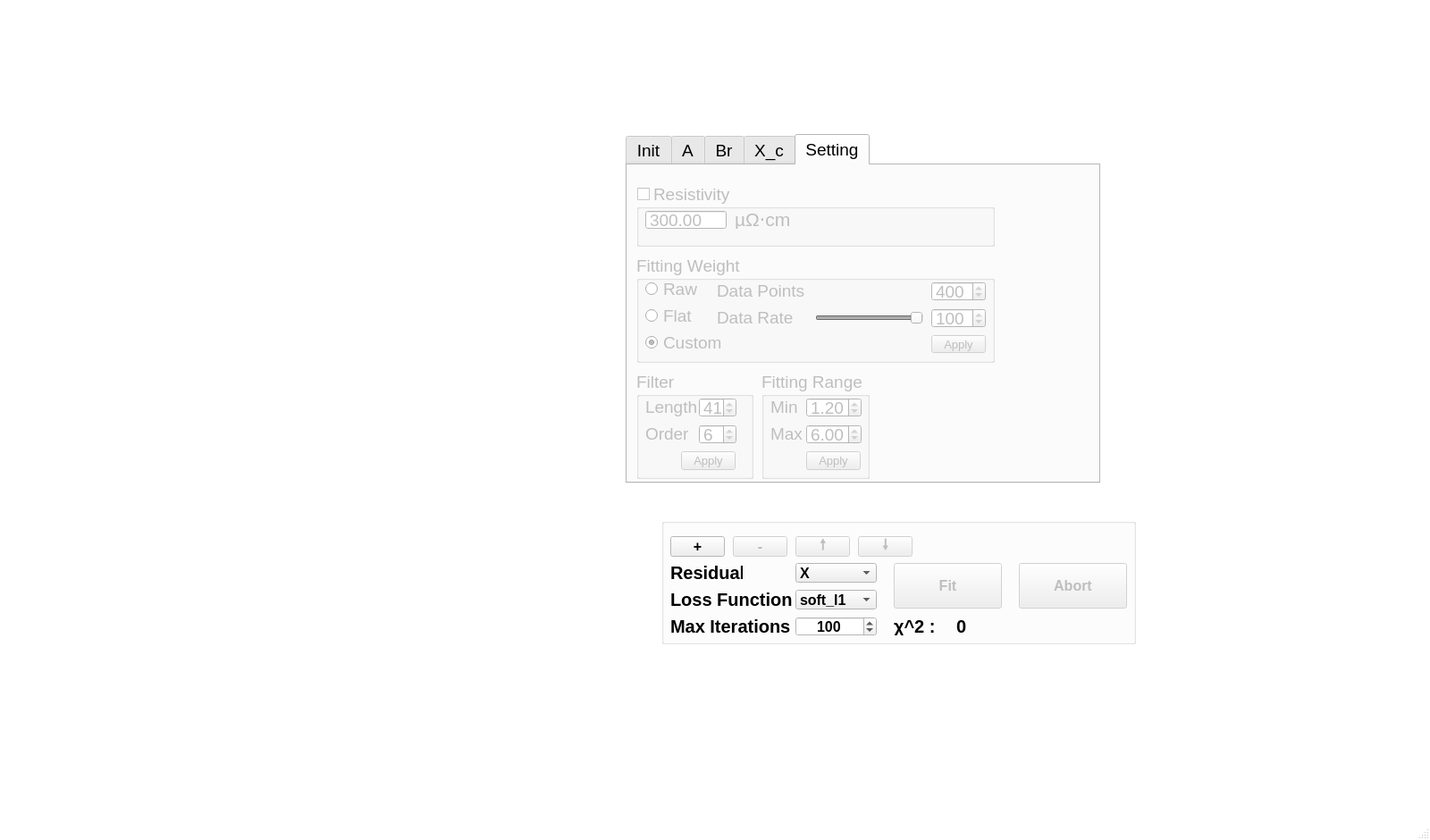
<?xml version="1.0" encoding="UTF-8"?>
<ui version="4.0">
 <class>MainWindow</class>
 <widget class="QMainWindow" name="MainWindow">
  <property name="geometry">
   <rect>
    <x>0</x>
    <y>0</y>
    <width>1600</width>
    <height>940</height>
   </rect>
  </property>
  <property name="palette">
   <palette>
    <active>
     <colorrole role="Base">
      <brush brushstyle="SolidPattern">
       <color alpha="255">
        <red>255</red>
        <green>255</green>
        <blue>255</blue>
       </color>
      </brush>
     </colorrole>
     <colorrole role="Window">
      <brush brushstyle="SolidPattern">
       <color alpha="255">
        <red>255</red>
        <green>255</green>
        <blue>255</blue>
       </color>
      </brush>
     </colorrole>
    </active>
    <inactive>
     <colorrole role="Base">
      <brush brushstyle="SolidPattern">
       <color alpha="255">
        <red>255</red>
        <green>255</green>
        <blue>255</blue>
       </color>
      </brush>
     </colorrole>
     <colorrole role="Window">
      <brush brushstyle="SolidPattern">
       <color alpha="255">
        <red>255</red>
        <green>255</green>
        <blue>255</blue>
       </color>
      </brush>
     </colorrole>
    </inactive>
    <disabled>
     <colorrole role="Base">
      <brush brushstyle="SolidPattern">
       <color alpha="255">
        <red>255</red>
        <green>255</green>
        <blue>255</blue>
       </color>
      </brush>
     </colorrole>
     <colorrole role="Window">
      <brush brushstyle="SolidPattern">
       <color alpha="255">
        <red>255</red>
        <green>255</green>
        <blue>255</blue>
       </color>
      </brush>
     </colorrole>
    </disabled>
   </palette>
  </property>
  <property name="windowTitle">
   <string>MainWindow</string>
  </property>
  <widget class="QWidget" name="Back">
   <widget class="QWidget" name="horizontalLayoutWidget">
    <property name="geometry">
     <rect>
      <x>20</x>
      <y>10</y>
      <width>441</width>
      <height>545</height>
     </rect>
    </property>
    <layout class="QHBoxLayout" name="Layout">
     <item>
      <layout class="QVBoxLayout" name="verticalLayout">
       <item>
        <layout class="QVBoxLayout" name="Graph">
         <property name="spacing">
          <number>0</number>
         </property>
         <item>
          <spacer name="horizontalSpacer">
           <property name="orientation">
            <enum>Qt::Horizontal</enum>
           </property>
           <property name="sizeHint" stdset="0">
            <size>
             <width>2000</width>
             <height>0</height>
            </size>
           </property>
          </spacer>
         </item>
        </layout>
       </item>
       <item>
        <layout class="QVBoxLayout" name="Residual_Graph">
         <property name="spacing">
          <number>0</number>
         </property>
         <property name="sizeConstraint">
          <enum>QLayout::SetDefaultConstraint</enum>
         </property>
        </layout>
       </item>
      </layout>
     </item>
     <item>
      <layout class="QVBoxLayout" name="verticalLayout_2">
       <item>
        <layout class="QVBoxLayout" name="Parameter">
         <property name="spacing">
          <number>0</number>
         </property>
         <property name="sizeConstraint">
          <enum>QLayout::SetMaximumSize</enum>
         </property>
        </layout>
       </item>
       <item>
        <layout class="QVBoxLayout" name="Progress_Graph">
         <property name="spacing">
          <number>0</number>
         </property>
        </layout>
       </item>
      </layout>
     </item>
    </layout>
   </widget>
   <widget class="QGroupBox" name="Fitting_Box">
    <property name="geometry">
     <rect>
      <x>740</x>
      <y>580</y>
      <width>531</width>
      <height>141</height>
     </rect>
    </property>
    <property name="minimumSize">
     <size>
      <width>531</width>
      <height>141</height>
     </size>
    </property>
    <property name="font">
     <font>
      <pointsize>12</pointsize>
      <weight>75</weight>
      <bold>true</bold>
     </font>
    </property>
    <property name="title">
     <string/>
    </property>
    <widget class="QLabel" name="label_2">
     <property name="geometry">
      <rect>
       <x>10</x>
       <y>80</y>
       <width>141</width>
       <height>21</height>
      </rect>
     </property>
     <property name="font">
      <font>
       <pointsize>15</pointsize>
       <weight>75</weight>
       <bold>true</bold>
      </font>
     </property>
     <property name="text">
      <string>Loss Function</string>
     </property>
    </widget>
    <widget class="QPushButton" name="Fit_button">
     <property name="enabled">
      <bool>false</bool>
     </property>
     <property name="geometry">
      <rect>
       <x>260</x>
       <y>50</y>
       <width>121</width>
       <height>51</height>
      </rect>
     </property>
     <property name="font">
      <font>
       <pointsize>12</pointsize>
       <weight>75</weight>
       <bold>true</bold>
      </font>
     </property>
     <property name="text">
      <string>Fit</string>
     </property>
    </widget>
    <widget class="QSpinBox" name="Iterations">
     <property name="geometry">
      <rect>
       <x>150</x>
       <y>110</y>
       <width>91</width>
       <height>22</height>
      </rect>
     </property>
     <property name="font">
      <font>
       <pointsize>12</pointsize>
       <weight>75</weight>
       <bold>true</bold>
      </font>
     </property>
     <property name="alignment">
      <set>Qt::AlignCenter</set>
     </property>
     <property name="minimum">
      <number>1</number>
     </property>
     <property name="maximum">
      <number>999999</number>
     </property>
     <property name="value">
      <number>100</number>
     </property>
    </widget>
    <widget class="QLabel" name="label">
     <property name="geometry">
      <rect>
       <x>10</x>
       <y>50</y>
       <width>81</width>
       <height>21</height>
      </rect>
     </property>
     <property name="font">
      <font>
       <pointsize>15</pointsize>
       <weight>75</weight>
       <bold>true</bold>
      </font>
     </property>
     <property name="text">
      <string>Residual</string>
     </property>
    </widget>
    <widget class="QPushButton" name="Abort_button">
     <property name="enabled">
      <bool>false</bool>
     </property>
     <property name="geometry">
      <rect>
       <x>400</x>
       <y>50</y>
       <width>121</width>
       <height>51</height>
      </rect>
     </property>
     <property name="font">
      <font>
       <pointsize>12</pointsize>
       <weight>75</weight>
       <bold>true</bold>
      </font>
     </property>
     <property name="text">
      <string>Abort</string>
     </property>
    </widget>
    <widget class="QComboBox" name="Residual_Select">
     <property name="geometry">
      <rect>
       <x>150</x>
       <y>50</y>
       <width>91</width>
       <height>22</height>
      </rect>
     </property>
     <property name="font">
      <font>
       <weight>75</weight>
       <bold>true</bold>
      </font>
     </property>
     <item>
      <property name="text">
       <string>X</string>
      </property>
     </item>
     <item>
      <property name="text">
       <string>X^2</string>
      </property>
     </item>
     <item>
      <property name="text">
       <string>Log</string>
      </property>
     </item>
     <item>
      <property name="text">
       <string>Log^2</string>
      </property>
     </item>
     <item>
      <property name="text">
       <string>chi^2</string>
      </property>
     </item>
    </widget>
    <widget class="QComboBox" name="LossFunction_Select">
     <property name="geometry">
      <rect>
       <x>150</x>
       <y>80</y>
       <width>91</width>
       <height>22</height>
      </rect>
     </property>
     <property name="font">
      <font>
       <weight>75</weight>
       <bold>true</bold>
      </font>
     </property>
     <property name="currentIndex">
      <number>1</number>
     </property>
     <item>
      <property name="text">
       <string>linear</string>
      </property>
     </item>
     <item>
      <property name="text">
       <string>soft_l1</string>
      </property>
     </item>
     <item>
      <property name="text">
       <string>huber</string>
      </property>
     </item>
     <item>
      <property name="text">
       <string>cauchy</string>
      </property>
     </item>
     <item>
      <property name="text">
       <string>arctan</string>
      </property>
     </item>
    </widget>
    <widget class="QLabel" name="label_3">
     <property name="geometry">
      <rect>
       <x>10</x>
       <y>110</y>
       <width>141</width>
       <height>21</height>
      </rect>
     </property>
     <property name="font">
      <font>
       <pointsize>15</pointsize>
       <weight>75</weight>
       <bold>true</bold>
      </font>
     </property>
     <property name="text">
      <string>Max Iterations</string>
     </property>
    </widget>
    <widget class="QLabel" name="label_4">
     <property name="geometry">
      <rect>
       <x>260</x>
       <y>110</y>
       <width>71</width>
       <height>21</height>
      </rect>
     </property>
     <property name="font">
      <font>
       <pointsize>15</pointsize>
       <weight>75</weight>
       <bold>true</bold>
      </font>
     </property>
     <property name="text">
      <string>χ^2 :</string>
     </property>
    </widget>
    <widget class="QLabel" name="Cost_Value">
     <property name="geometry">
      <rect>
       <x>330</x>
       <y>110</y>
       <width>151</width>
       <height>21</height>
      </rect>
     </property>
     <property name="font">
      <font>
       <pointsize>15</pointsize>
       <weight>75</weight>
       <bold>true</bold>
      </font>
     </property>
     <property name="text">
      <string>0</string>
     </property>
    </widget>
    <widget class="QPushButton" name="Func_Down">
     <property name="enabled">
      <bool>false</bool>
     </property>
     <property name="geometry">
      <rect>
       <x>220</x>
       <y>20</y>
       <width>61</width>
       <height>23</height>
      </rect>
     </property>
     <property name="text">
      <string>🠗</string>
     </property>
    </widget>
    <widget class="QPushButton" name="Func_New">
     <property name="geometry">
      <rect>
       <x>10</x>
       <y>20</y>
       <width>61</width>
       <height>23</height>
      </rect>
     </property>
     <property name="text">
      <string>+</string>
     </property>
    </widget>
    <widget class="QPushButton" name="Func_Delete">
     <property name="enabled">
      <bool>false</bool>
     </property>
     <property name="geometry">
      <rect>
       <x>80</x>
       <y>20</y>
       <width>61</width>
       <height>23</height>
      </rect>
     </property>
     <property name="text">
      <string>-</string>
     </property>
    </widget>
    <widget class="QPushButton" name="Func_Up">
     <property name="enabled">
      <bool>false</bool>
     </property>
     <property name="geometry">
      <rect>
       <x>150</x>
       <y>20</y>
       <width>61</width>
       <height>23</height>
      </rect>
     </property>
     <property name="text">
      <string>🠕</string>
     </property>
    </widget>
   </widget>
   <widget class="QTabWidget" name="Fit_Table">
    <property name="geometry">
     <rect>
      <x>700</x>
      <y>150</y>
      <width>531</width>
      <height>391</height>
     </rect>
    </property>
    <property name="font">
     <font>
      <pointsize>14</pointsize>
     </font>
    </property>
    <property name="currentIndex">
     <number>4</number>
    </property>
    <widget class="QWidget" name="tab">
     <attribute name="title">
      <string>Init</string>
     </attribute>
     <widget class="QTableWidget" name="Variable_Table">
      <property name="geometry">
       <rect>
        <x>0</x>
        <y>0</y>
        <width>521</width>
        <height>2000</height>
       </rect>
      </property>
      <property name="sizePolicy">
       <sizepolicy hsizetype="Maximum" vsizetype="Maximum">
        <horstretch>0</horstretch>
        <verstretch>0</verstretch>
       </sizepolicy>
      </property>
      <property name="font">
       <font>
        <pointsize>15</pointsize>
        <weight>75</weight>
        <bold>true</bold>
       </font>
      </property>
      <property name="contextMenuPolicy">
       <enum>Qt::DefaultContextMenu</enum>
      </property>
      <property name="frameShape">
       <enum>QFrame::StyledPanel</enum>
      </property>
      <property name="frameShadow">
       <enum>QFrame::Sunken</enum>
      </property>
      <property name="lineWidth">
       <number>3</number>
      </property>
      <property name="midLineWidth">
       <number>2</number>
      </property>
      <property name="sizeAdjustPolicy">
       <enum>QAbstractScrollArea::AdjustIgnored</enum>
      </property>
      <property name="alternatingRowColors">
       <bool>true</bool>
      </property>
      <property name="textElideMode">
       <enum>Qt::ElideLeft</enum>
      </property>
      <property name="horizontalScrollMode">
       <enum>QAbstractItemView::ScrollPerPixel</enum>
      </property>
      <property name="rowCount">
       <number>0</number>
      </property>
      <property name="columnCount">
       <number>5</number>
      </property>
      <attribute name="horizontalHeaderVisible">
       <bool>false</bool>
      </attribute>
      <attribute name="horizontalHeaderCascadingSectionResizes">
       <bool>false</bool>
      </attribute>
      <attribute name="horizontalHeaderDefaultSectionSize">
       <number>95</number>
      </attribute>
      <attribute name="horizontalHeaderShowSortIndicator" stdset="0">
       <bool>true</bool>
      </attribute>
      <attribute name="horizontalHeaderStretchLastSection">
       <bool>true</bool>
      </attribute>
      <attribute name="verticalHeaderVisible">
       <bool>false</bool>
      </attribute>
      <attribute name="verticalHeaderCascadingSectionResizes">
       <bool>false</bool>
      </attribute>
      <attribute name="verticalHeaderDefaultSectionSize">
       <number>40</number>
      </attribute>
      <attribute name="verticalHeaderStretchLastSection">
       <bool>false</bool>
      </attribute>
      <column>
       <property name="text">
        <string>Func</string>
       </property>
       <property name="textAlignment">
        <set>AlignCenter</set>
       </property>
      </column>
      <column>
       <property name="text">
        <string>A</string>
       </property>
       <property name="textAlignment">
        <set>AlignCenter</set>
       </property>
      </column>
      <column>
       <property name="text">
        <string>Br</string>
       </property>
       <property name="textAlignment">
        <set>AlignCenter</set>
       </property>
      </column>
      <column>
       <property name="text">
        <string>X_c</string>
       </property>
       <property name="textAlignment">
        <set>AlignCenter</set>
       </property>
      </column>
      <column>
       <property name="text">
        <string>W_s</string>
       </property>
       <property name="textAlignment">
        <set>AlignCenter</set>
       </property>
      </column>
     </widget>
    </widget>
    <widget class="QWidget" name="tab_2">
     <attribute name="title">
      <string>A</string>
     </attribute>
     <widget class="QTableWidget" name="Bound_A">
      <property name="geometry">
       <rect>
        <x>0</x>
        <y>0</y>
        <width>521</width>
        <height>2000</height>
       </rect>
      </property>
      <property name="sizePolicy">
       <sizepolicy hsizetype="Expanding" vsizetype="Expanding">
        <horstretch>0</horstretch>
        <verstretch>0</verstretch>
       </sizepolicy>
      </property>
      <property name="font">
       <font>
        <pointsize>15</pointsize>
        <weight>75</weight>
        <bold>true</bold>
       </font>
      </property>
      <property name="contextMenuPolicy">
       <enum>Qt::DefaultContextMenu</enum>
      </property>
      <property name="frameShape">
       <enum>QFrame::StyledPanel</enum>
      </property>
      <property name="frameShadow">
       <enum>QFrame::Sunken</enum>
      </property>
      <property name="lineWidth">
       <number>3</number>
      </property>
      <property name="midLineWidth">
       <number>2</number>
      </property>
      <property name="sizeAdjustPolicy">
       <enum>QAbstractScrollArea::AdjustIgnored</enum>
      </property>
      <property name="alternatingRowColors">
       <bool>true</bool>
      </property>
      <property name="textElideMode">
       <enum>Qt::ElideLeft</enum>
      </property>
      <property name="horizontalScrollMode">
       <enum>QAbstractItemView::ScrollPerPixel</enum>
      </property>
      <property name="rowCount">
       <number>0</number>
      </property>
      <property name="columnCount">
       <number>4</number>
      </property>
      <attribute name="horizontalHeaderCascadingSectionResizes">
       <bool>false</bool>
      </attribute>
      <attribute name="horizontalHeaderDefaultSectionSize">
       <number>125</number>
      </attribute>
      <attribute name="horizontalHeaderShowSortIndicator" stdset="0">
       <bool>true</bool>
      </attribute>
      <attribute name="horizontalHeaderStretchLastSection">
       <bool>true</bool>
      </attribute>
      <attribute name="verticalHeaderVisible">
       <bool>false</bool>
      </attribute>
      <attribute name="verticalHeaderCascadingSectionResizes">
       <bool>false</bool>
      </attribute>
      <attribute name="verticalHeaderDefaultSectionSize">
       <number>40</number>
      </attribute>
      <attribute name="verticalHeaderStretchLastSection">
       <bool>false</bool>
      </attribute>
      <column>
       <property name="text">
        <string>Func</string>
       </property>
       <property name="textAlignment">
        <set>AlignCenter</set>
       </property>
      </column>
      <column>
       <property name="text">
        <string>A_Min</string>
       </property>
       <property name="textAlignment">
        <set>AlignCenter</set>
       </property>
      </column>
      <column>
       <property name="text">
        <string>A</string>
       </property>
       <property name="textAlignment">
        <set>AlignCenter</set>
       </property>
      </column>
      <column>
       <property name="text">
        <string>A_Max</string>
       </property>
       <property name="textAlignment">
        <set>AlignCenter</set>
       </property>
      </column>
     </widget>
    </widget>
    <widget class="QWidget" name="tab_3">
     <attribute name="title">
      <string>Br</string>
     </attribute>
     <widget class="QTableWidget" name="Bound_Br">
      <property name="geometry">
       <rect>
        <x>0</x>
        <y>0</y>
        <width>521</width>
        <height>2000</height>
       </rect>
      </property>
      <property name="sizePolicy">
       <sizepolicy hsizetype="Expanding" vsizetype="Expanding">
        <horstretch>0</horstretch>
        <verstretch>0</verstretch>
       </sizepolicy>
      </property>
      <property name="font">
       <font>
        <pointsize>15</pointsize>
        <weight>75</weight>
        <bold>true</bold>
       </font>
      </property>
      <property name="contextMenuPolicy">
       <enum>Qt::DefaultContextMenu</enum>
      </property>
      <property name="frameShape">
       <enum>QFrame::StyledPanel</enum>
      </property>
      <property name="frameShadow">
       <enum>QFrame::Sunken</enum>
      </property>
      <property name="lineWidth">
       <number>3</number>
      </property>
      <property name="midLineWidth">
       <number>2</number>
      </property>
      <property name="sizeAdjustPolicy">
       <enum>QAbstractScrollArea::AdjustIgnored</enum>
      </property>
      <property name="alternatingRowColors">
       <bool>true</bool>
      </property>
      <property name="textElideMode">
       <enum>Qt::ElideLeft</enum>
      </property>
      <property name="horizontalScrollMode">
       <enum>QAbstractItemView::ScrollPerPixel</enum>
      </property>
      <property name="rowCount">
       <number>0</number>
      </property>
      <property name="columnCount">
       <number>4</number>
      </property>
      <attribute name="horizontalHeaderCascadingSectionResizes">
       <bool>false</bool>
      </attribute>
      <attribute name="horizontalHeaderDefaultSectionSize">
       <number>125</number>
      </attribute>
      <attribute name="horizontalHeaderStretchLastSection">
       <bool>true</bool>
      </attribute>
      <attribute name="verticalHeaderVisible">
       <bool>false</bool>
      </attribute>
      <attribute name="verticalHeaderCascadingSectionResizes">
       <bool>false</bool>
      </attribute>
      <attribute name="verticalHeaderDefaultSectionSize">
       <number>40</number>
      </attribute>
      <attribute name="verticalHeaderStretchLastSection">
       <bool>false</bool>
      </attribute>
      <column>
       <property name="text">
        <string>Func</string>
       </property>
       <property name="textAlignment">
        <set>AlignCenter</set>
       </property>
      </column>
      <column>
       <property name="text">
        <string>Br_Min</string>
       </property>
       <property name="textAlignment">
        <set>AlignCenter</set>
       </property>
      </column>
      <column>
       <property name="text">
        <string>Br</string>
       </property>
       <property name="textAlignment">
        <set>AlignCenter</set>
       </property>
      </column>
      <column>
       <property name="text">
        <string>Br_Max</string>
       </property>
       <property name="textAlignment">
        <set>AlignCenter</set>
       </property>
      </column>
     </widget>
    </widget>
    <widget class="QWidget" name="tab_4">
     <attribute name="title">
      <string>X_c</string>
     </attribute>
     <widget class="QTableWidget" name="Bound_Xc">
      <property name="geometry">
       <rect>
        <x>0</x>
        <y>0</y>
        <width>521</width>
        <height>2000</height>
       </rect>
      </property>
      <property name="sizePolicy">
       <sizepolicy hsizetype="Expanding" vsizetype="Expanding">
        <horstretch>0</horstretch>
        <verstretch>0</verstretch>
       </sizepolicy>
      </property>
      <property name="font">
       <font>
        <pointsize>15</pointsize>
        <weight>75</weight>
        <bold>true</bold>
       </font>
      </property>
      <property name="contextMenuPolicy">
       <enum>Qt::DefaultContextMenu</enum>
      </property>
      <property name="frameShape">
       <enum>QFrame::StyledPanel</enum>
      </property>
      <property name="frameShadow">
       <enum>QFrame::Sunken</enum>
      </property>
      <property name="lineWidth">
       <number>3</number>
      </property>
      <property name="midLineWidth">
       <number>2</number>
      </property>
      <property name="sizeAdjustPolicy">
       <enum>QAbstractScrollArea::AdjustIgnored</enum>
      </property>
      <property name="alternatingRowColors">
       <bool>true</bool>
      </property>
      <property name="textElideMode">
       <enum>Qt::ElideLeft</enum>
      </property>
      <property name="horizontalScrollMode">
       <enum>QAbstractItemView::ScrollPerPixel</enum>
      </property>
      <property name="rowCount">
       <number>0</number>
      </property>
      <property name="columnCount">
       <number>4</number>
      </property>
      <attribute name="horizontalHeaderCascadingSectionResizes">
       <bool>false</bool>
      </attribute>
      <attribute name="horizontalHeaderDefaultSectionSize">
       <number>125</number>
      </attribute>
      <attribute name="horizontalHeaderStretchLastSection">
       <bool>true</bool>
      </attribute>
      <attribute name="verticalHeaderVisible">
       <bool>false</bool>
      </attribute>
      <attribute name="verticalHeaderCascadingSectionResizes">
       <bool>false</bool>
      </attribute>
      <attribute name="verticalHeaderDefaultSectionSize">
       <number>40</number>
      </attribute>
      <attribute name="verticalHeaderStretchLastSection">
       <bool>false</bool>
      </attribute>
      <column>
       <property name="text">
        <string>Func</string>
       </property>
       <property name="textAlignment">
        <set>AlignCenter</set>
       </property>
      </column>
      <column>
       <property name="text">
        <string>X_c_Min</string>
       </property>
       <property name="textAlignment">
        <set>AlignCenter</set>
       </property>
      </column>
      <column>
       <property name="text">
        <string>X_c</string>
       </property>
       <property name="textAlignment">
        <set>AlignCenter</set>
       </property>
      </column>
      <column>
       <property name="text">
        <string>X_c_Max</string>
       </property>
       <property name="textAlignment">
        <set>AlignCenter</set>
       </property>
      </column>
     </widget>
    </widget>
    <widget class="QWidget" name="tab_5">
     <attribute name="title">
      <string>Setting</string>
     </attribute>
     <widget class="QGroupBox" name="Weight_Box">
      <property name="enabled">
       <bool>false</bool>
      </property>
      <property name="geometry">
       <rect>
        <x>10</x>
        <y>100</y>
        <width>401</width>
        <height>121</height>
       </rect>
      </property>
      <property name="title">
       <string>Fitting Weight</string>
      </property>
      <widget class="QRadioButton" name="Weight_Raw">
       <property name="geometry">
        <rect>
         <x>10</x>
         <y>30</y>
         <width>90</width>
         <height>16</height>
        </rect>
       </property>
       <property name="text">
        <string>Raw</string>
       </property>
      </widget>
      <widget class="QRadioButton" name="Weight_Flat">
       <property name="geometry">
        <rect>
         <x>10</x>
         <y>60</y>
         <width>90</width>
         <height>16</height>
        </rect>
       </property>
       <property name="text">
        <string>Flat</string>
       </property>
       <property name="checked">
        <bool>false</bool>
       </property>
      </widget>
      <widget class="QPushButton" name="Weight_Apply">
       <property name="geometry">
        <rect>
         <x>330</x>
         <y>90</y>
         <width>61</width>
         <height>20</height>
        </rect>
       </property>
       <property name="font">
        <font>
         <pointsize>10</pointsize>
        </font>
       </property>
       <property name="text">
        <string>Apply</string>
       </property>
      </widget>
      <widget class="QSpinBox" name="Weight_Points">
       <property name="geometry">
        <rect>
         <x>330</x>
         <y>30</y>
         <width>61</width>
         <height>22</height>
        </rect>
       </property>
       <property name="minimum">
        <number>1</number>
       </property>
       <property name="maximum">
        <number>9999</number>
       </property>
       <property name="value">
        <number>400</number>
       </property>
      </widget>
      <widget class="QLabel" name="label_8">
       <property name="geometry">
        <rect>
         <x>90</x>
         <y>30</y>
         <width>111</width>
         <height>21</height>
        </rect>
       </property>
       <property name="text">
        <string>Data Points</string>
       </property>
      </widget>
      <widget class="QLabel" name="label_9">
       <property name="geometry">
        <rect>
         <x>90</x>
         <y>60</y>
         <width>111</width>
         <height>21</height>
        </rect>
       </property>
       <property name="text">
        <string>Data Rate</string>
       </property>
      </widget>
      <widget class="QSpinBox" name="Weight_Rate">
       <property name="geometry">
        <rect>
         <x>330</x>
         <y>60</y>
         <width>61</width>
         <height>22</height>
        </rect>
       </property>
       <property name="minimum">
        <number>10</number>
       </property>
       <property name="maximum">
        <number>200</number>
       </property>
       <property name="value">
        <number>100</number>
       </property>
      </widget>
      <widget class="QRadioButton" name="Weight_Drude">
       <property name="geometry">
        <rect>
         <x>10</x>
         <y>90</y>
         <width>91</width>
         <height>16</height>
        </rect>
       </property>
       <property name="text">
        <string>Custom</string>
       </property>
       <property name="checked">
        <bool>true</bool>
       </property>
      </widget>
      <widget class="QSlider" name="Weight_Rate_Bar">
       <property name="geometry">
        <rect>
         <x>200</x>
         <y>60</y>
         <width>121</width>
         <height>21</height>
        </rect>
       </property>
       <property name="minimum">
        <number>10</number>
       </property>
       <property name="maximum">
        <number>100</number>
       </property>
       <property name="value">
        <number>100</number>
       </property>
       <property name="orientation">
        <enum>Qt::Horizontal</enum>
       </property>
       <property name="invertedAppearance">
        <bool>false</bool>
       </property>
       <property name="tickPosition">
        <enum>QSlider::NoTicks</enum>
       </property>
      </widget>
     </widget>
     <widget class="QGroupBox" name="RT_On">
      <property name="enabled">
       <bool>false</bool>
      </property>
      <property name="geometry">
       <rect>
        <x>10</x>
        <y>20</y>
        <width>401</width>
        <height>71</height>
       </rect>
      </property>
      <property name="title">
       <string>Resistivity</string>
      </property>
      <property name="checkable">
       <bool>true</bool>
      </property>
      <property name="checked">
       <bool>false</bool>
      </property>
      <widget class="QDoubleSpinBox" name="RT_Value">
       <property name="geometry">
        <rect>
         <x>10</x>
         <y>30</y>
         <width>91</width>
         <height>22</height>
        </rect>
       </property>
       <property name="buttonSymbols">
        <enum>QAbstractSpinBox::NoButtons</enum>
       </property>
       <property name="maximum">
        <double>100000000.000000000000000</double>
       </property>
       <property name="value">
        <double>300.000000000000000</double>
       </property>
      </widget>
      <widget class="QLabel" name="label_5">
       <property name="geometry">
        <rect>
         <x>110</x>
         <y>30</y>
         <width>71</width>
         <height>21</height>
        </rect>
       </property>
       <property name="font">
        <font>
         <pointsize>16</pointsize>
        </font>
       </property>
       <property name="text">
        <string>µΩ⋅cm</string>
       </property>
      </widget>
     </widget>
     <widget class="QGroupBox" name="Filter_Box">
      <property name="enabled">
       <bool>false</bool>
      </property>
      <property name="geometry">
       <rect>
        <x>10</x>
        <y>230</y>
        <width>131</width>
        <height>121</height>
       </rect>
      </property>
      <property name="title">
       <string>Filter</string>
      </property>
      <widget class="QSpinBox" name="Filter_Length">
       <property name="geometry">
        <rect>
         <x>70</x>
         <y>30</y>
         <width>42</width>
         <height>22</height>
        </rect>
       </property>
       <property name="minimum">
        <number>1</number>
       </property>
       <property name="value">
        <number>41</number>
       </property>
      </widget>
      <widget class="QSpinBox" name="Filter_Order">
       <property name="geometry">
        <rect>
         <x>70</x>
         <y>60</y>
         <width>42</width>
         <height>22</height>
        </rect>
       </property>
       <property name="minimum">
        <number>1</number>
       </property>
       <property name="maximum">
        <number>10</number>
       </property>
       <property name="value">
        <number>6</number>
       </property>
      </widget>
      <widget class="QLabel" name="label_6">
       <property name="geometry">
        <rect>
         <x>10</x>
         <y>30</y>
         <width>81</width>
         <height>21</height>
        </rect>
       </property>
       <property name="text">
        <string>Length</string>
       </property>
      </widget>
      <widget class="QLabel" name="label_7">
       <property name="geometry">
        <rect>
         <x>10</x>
         <y>60</y>
         <width>81</width>
         <height>21</height>
        </rect>
       </property>
       <property name="text">
        <string>Order</string>
       </property>
      </widget>
      <widget class="QPushButton" name="Filter_Apply">
       <property name="geometry">
        <rect>
         <x>50</x>
         <y>90</y>
         <width>61</width>
         <height>21</height>
        </rect>
       </property>
       <property name="font">
        <font>
         <pointsize>10</pointsize>
        </font>
       </property>
       <property name="text">
        <string>Apply</string>
       </property>
      </widget>
     </widget>
     <widget class="QGroupBox" name="Fitting_Range_Box">
      <property name="enabled">
       <bool>false</bool>
      </property>
      <property name="geometry">
       <rect>
        <x>150</x>
        <y>230</y>
        <width>121</width>
        <height>121</height>
       </rect>
      </property>
      <property name="title">
       <string>Fitting Range</string>
      </property>
      <widget class="QPushButton" name="Range_button">
       <property name="geometry">
        <rect>
         <x>50</x>
         <y>90</y>
         <width>61</width>
         <height>21</height>
        </rect>
       </property>
       <property name="font">
        <font>
         <pointsize>10</pointsize>
        </font>
       </property>
       <property name="text">
        <string>Apply</string>
       </property>
      </widget>
      <widget class="QLabel" name="label_10">
       <property name="geometry">
        <rect>
         <x>10</x>
         <y>30</y>
         <width>81</width>
         <height>21</height>
        </rect>
       </property>
       <property name="text">
        <string>Min</string>
       </property>
      </widget>
      <widget class="QLabel" name="label_11">
       <property name="geometry">
        <rect>
         <x>10</x>
         <y>60</y>
         <width>81</width>
         <height>21</height>
        </rect>
       </property>
       <property name="text">
        <string>Max</string>
       </property>
      </widget>
      <widget class="QDoubleSpinBox" name="Fitting_Min_Value">
       <property name="geometry">
        <rect>
         <x>50</x>
         <y>30</y>
         <width>62</width>
         <height>22</height>
        </rect>
       </property>
       <property name="maximum">
        <double>3.000000000000000</double>
       </property>
       <property name="singleStep">
        <double>0.010000000000000</double>
       </property>
       <property name="value">
        <double>1.200000000000000</double>
       </property>
      </widget>
      <widget class="QDoubleSpinBox" name="Fitting_Max_Value">
       <property name="geometry">
        <rect>
         <x>50</x>
         <y>60</y>
         <width>62</width>
         <height>22</height>
        </rect>
       </property>
       <property name="minimum">
        <double>3.000000000000000</double>
       </property>
       <property name="maximum">
        <double>6.500000000000000</double>
       </property>
       <property name="singleStep">
        <double>0.010000000000000</double>
       </property>
       <property name="value">
        <double>6.000000000000000</double>
       </property>
      </widget>
      <zorder>label_11</zorder>
      <zorder>label_10</zorder>
      <zorder>Range_button</zorder>
      <zorder>Fitting_Min_Value</zorder>
      <zorder>Fitting_Max_Value</zorder>
     </widget>
    </widget>
   </widget>
  </widget>
  <widget class="QMenuBar" name="menubar">
   <property name="geometry">
    <rect>
     <x>0</x>
     <y>0</y>
     <width>1600</width>
     <height>21</height>
    </rect>
   </property>
  </widget>
  <widget class="QStatusBar" name="statusbar">
   <property name="font">
    <font>
     <pointsize>12</pointsize>
     <weight>75</weight>
     <bold>true</bold>
    </font>
   </property>
  </widget>
 </widget>
 <resources/>
 <connections/>
</ui>
